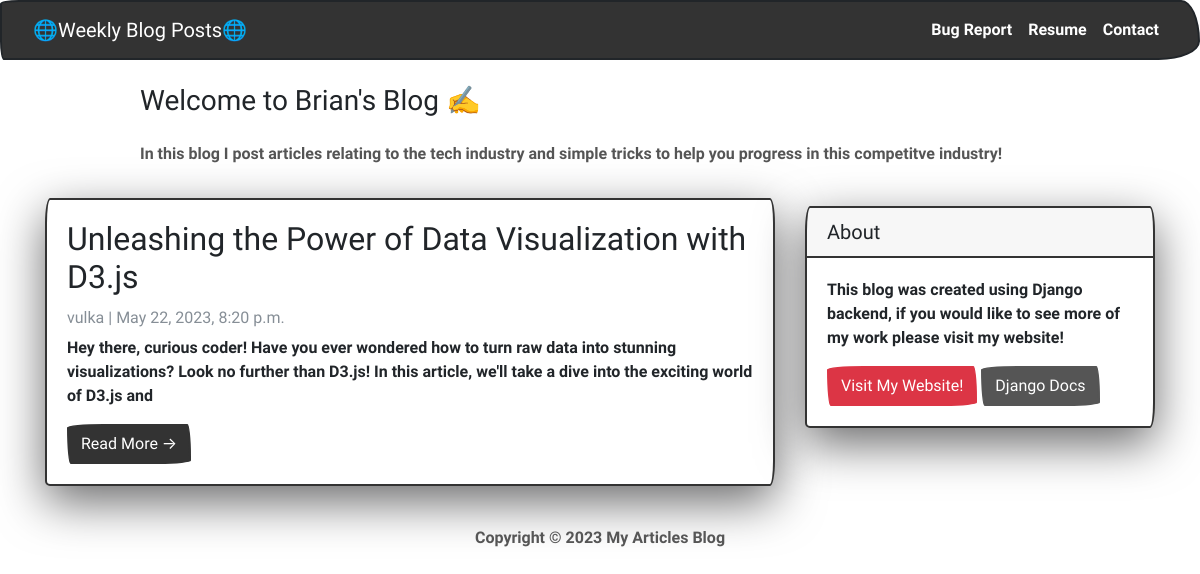
The page / on the database its author committed.
### App/models.py (models this page shows, shortened)
class Post(models.Model):
    title = models.CharField(max_length=200, unique=True)
    slug = models.SlugField(max_length=200, unique=True)
    author = models.ForeignKey(User, on_delete=models.CASCADE, related_name='blog_posts')
    created_on = models.DateTimeField(auto_now_add=True)
    updated_on = models.DateTimeField(auto_now=True)
    content = models.TextField()
    status = models.IntegerField(choices=STATUS, default=0)
    class Meta:
        ordering = ['-created_on']

### App/views.py (the view)
# urls.py: path('', views.PostList.as_view(), name="home"),
class PostList(generic.ListView):
    queryset = Post.objects.filter(status=1).order_by('-created_on')
    template_name = 'index.html'

### App/templates/index.html (shortened to what this page needs)
{% extends "base.html" %}
{% block content %}
<header class="masthead">
  <div class="container">
    <div class="row">
      <div class=" col-md-8 col-md-10 mx-auto">
        <div class="site-heading">
          <h3 class=" site-heading my-4 mt-3 text-black"> Welcome to Brian's Blog ✍️ </h3>
          <p class="text-dark">In this blog I post articles relating to the tech industry and simple
             tricks to help you progress in this competitve industry! </p>
        </div>
      </div>
    </div>
  </div>
</header>
<div class="container">
  <div class="row">
    <div class="col-md-8 mt-3 left">
      {% for post in post_list %}
      <div class="card mb-4">
        <div class="card-body">
          <h2 class="card-title">{{ post.title }}</h2>
          <p class="card-text text-muted h6">{{ post.author }} | {{ post.created_on}} </p>
          <p class="card-text">{{post.content|slice:":200"}}</p>
          <a href="{% url 'post_detail' post.slug  %}" class="btn btn-primary">Read More &rarr;</a>
        </div>
      </div>
      {% endfor %}
    </div>
    {% block sidebar %}
    {% include 'sidebar.html' %}
    {% endblock sidebar %}
  </div>
</div>
{%endblock%}

### App/templates/base.html (shortened to what this page needs)
<!DOCTYPE html>
<html lang="en">
<head>
  <link rel="stylesheet" href="https://cdn.jsdelivr.net/npm/bootswatch@4.5.2/dist/sketchy/bootstrap.min.css">
</head>
<body>
  <nav class="navbar navbar-expand-lg navbar-dark bg-primary" id="mainNav">
    <div class="container-fluid">
      <a class="navbar-brand" href="{% url 'home' %}">🌐Weekly Blog Posts🌐</a>
      <div class="collapse navbar-collapse" id="navbarResponsive">
        <ul class="navbar-nav ml-auto">
          <li class="nav-item text-black">
            <a class="nav-link text-black font-weight-bold" href="#">Bug Report</a>
          </li>
          <li class="nav-item text-black">
            <a class="nav-link text-black font-weight-bold" href="#">Resume</a>
          </li>
          <li class="nav-item text-black">
            <a class="nav-link text-black font-weight-bold" href="#">Contact</a>
          </li>
        </ul>
      </div>
    </div>
  </nav>
  {% block content %}{% endblock content %}
  <footer class="py-3 bg-grey">
    <p class="m-0 text-dark text-center ">Copyright &copy; 2023 My Articles Blog </p>
  </footer>
</body>
</html>

### App/templates/sidebar.html (shortened to what this page needs)
{% block sidebar %}
<div class="col-md-4 float-right ">
  <div class="card my-4">
    <h5 class="card-header">About</h5>
    <div class="card-body">
      <p class="card-text"> This blog was created using Django backend,
        if you would like to see more of my work please visit my website! </p>
      <a href="https://brianwportfolio.netlify.app/" class="btn btn-danger">Visit My Website!</a>
      <a href="https://docs.djangoproject.com/en/3.1/" class="btn btn-secondary">Django Docs</a>
    </div>
  </div>
</div>
{% endblock sidebar %}

### App/templates/sidebar.html (style rules this page uses)
.card { box-shadow: 0 16px 48px #6a6a6b; }

### rows shown on the page
Post: title "Unleashing the Power of Data Visualization with D3.js", author "vulka", created_on "May 22, 2023, 8:20 p.m.", content "Hey there, curious coder! Have you ever wondered how to turn raw data into stunning visualizations? Look no further than D3.js! In this article, we'll take a dive into the exciting world of D3.js and"
